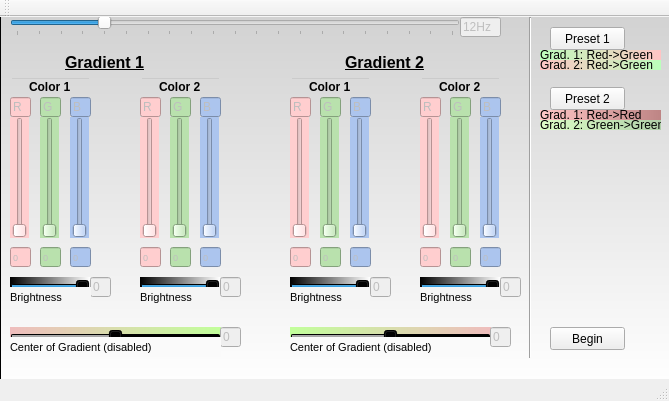
<?xml version="1.0" encoding="UTF-8"?>
<ui version="4.0">
 <class>MainWindow</class>
 <widget class="QMainWindow" name="MainWindow">
  <property name="geometry">
   <rect>
    <x>0</x>
    <y>0</y>
    <width>669</width>
    <height>401</height>
   </rect>
  </property>
  <property name="windowTitle">
   <string>MainWindow</string>
  </property>
  <property name="styleSheet">
   <string notr="true"/>
  </property>
  <widget class="QWidget" name="centralWidget">
   <widget class="QSlider" name="hzSlider">
    <property name="enabled">
     <bool>true</bool>
    </property>
    <property name="geometry">
     <rect>
      <x>10</x>
      <y>0</y>
      <width>450</width>
      <height>19</height>
     </rect>
    </property>
    <property name="styleSheet">
     <string notr="true"/>
    </property>
    <property name="maximum">
     <number>60</number>
    </property>
    <property name="value">
     <number>12</number>
    </property>
    <property name="tracking">
     <bool>false</bool>
    </property>
    <property name="orientation">
     <enum>Qt::Horizontal</enum>
    </property>
    <property name="tickPosition">
     <enum>QSlider::TicksBelow</enum>
    </property>
    <property name="tickInterval">
     <number>3</number>
    </property>
   </widget>
   <widget class="QLineEdit" name="Hztext">
    <property name="enabled">
     <bool>false</bool>
    </property>
    <property name="geometry">
     <rect>
      <x>460</x>
      <y>0</y>
      <width>41</width>
      <height>20</height>
     </rect>
    </property>
    <property name="styleSheet">
     <string notr="true"/>
    </property>
    <property name="text">
     <string>12Hz</string>
    </property>
    <property name="readOnly">
     <bool>true</bool>
    </property>
   </widget>
   <widget class="QSlider" name="G1R1">
    <property name="enabled">
     <bool>true</bool>
    </property>
    <property name="geometry">
     <rect>
      <x>10</x>
      <y>100</y>
      <width>19</width>
      <height>121</height>
     </rect>
    </property>
    <property name="styleSheet">
     <string notr="true">background-color: rgb(255, 206, 207);
border-color: rgb(255, 206, 207);</string>
    </property>
    <property name="maximum">
     <number>255</number>
    </property>
    <property name="value">
     <number>0</number>
    </property>
    <property name="orientation">
     <enum>Qt::Vertical</enum>
    </property>
    <property name="tickPosition">
     <enum>QSlider::NoTicks</enum>
    </property>
   </widget>
   <widget class="QSlider" name="G1G1">
    <property name="enabled">
     <bool>true</bool>
    </property>
    <property name="geometry">
     <rect>
      <x>40</x>
      <y>100</y>
      <width>19</width>
      <height>121</height>
     </rect>
    </property>
    <property name="styleSheet">
     <string notr="true">border-color: rgb(185, 225, 173);
background-color: rgb(185, 225, 173);</string>
    </property>
    <property name="maximum">
     <number>255</number>
    </property>
    <property name="orientation">
     <enum>Qt::Vertical</enum>
    </property>
   </widget>
   <widget class="QSlider" name="G1B1">
    <property name="enabled">
     <bool>true</bool>
    </property>
    <property name="geometry">
     <rect>
      <x>70</x>
      <y>100</y>
      <width>19</width>
      <height>121</height>
     </rect>
    </property>
    <property name="styleSheet">
     <string notr="true">background-color: rgb(172, 197, 238);
border-color: rgb(172, 197, 238);</string>
    </property>
    <property name="maximum">
     <number>255</number>
    </property>
    <property name="orientation">
     <enum>Qt::Vertical</enum>
    </property>
   </widget>
   <widget class="QLineEdit" name="g1c1t">
    <property name="enabled">
     <bool>true</bool>
    </property>
    <property name="geometry">
     <rect>
      <x>10</x>
      <y>60</y>
      <width>81</width>
      <height>20</height>
     </rect>
    </property>
    <property name="font">
     <font>
      <weight>75</weight>
      <bold>true</bold>
     </font>
    </property>
    <property name="styleSheet">
     <string notr="true">background-color: rgba(0,0,0,0);</string>
    </property>
    <property name="text">
     <string>Color 1</string>
    </property>
    <property name="alignment">
     <set>Qt::AlignCenter</set>
    </property>
    <property name="readOnly">
     <bool>true</bool>
    </property>
   </widget>
   <widget class="QLineEdit" name="lineEdit">
    <property name="enabled">
     <bool>false</bool>
    </property>
    <property name="geometry">
     <rect>
      <x>10</x>
      <y>80</y>
      <width>21</width>
      <height>20</height>
     </rect>
    </property>
    <property name="styleSheet">
     <string notr="true">background-color: rgb(255, 206, 207);
border-color: rgb(255, 206, 207);</string>
    </property>
    <property name="text">
     <string>R</string>
    </property>
    <property name="readOnly">
     <bool>true</bool>
    </property>
   </widget>
   <widget class="QLineEdit" name="lineEdit_2">
    <property name="enabled">
     <bool>false</bool>
    </property>
    <property name="geometry">
     <rect>
      <x>40</x>
      <y>80</y>
      <width>21</width>
      <height>20</height>
     </rect>
    </property>
    <property name="styleSheet">
     <string notr="true">border-color: rgb(185, 225, 173);
background-color: rgb(185, 225, 173);</string>
    </property>
    <property name="text">
     <string>G</string>
    </property>
    <property name="readOnly">
     <bool>true</bool>
    </property>
   </widget>
   <widget class="QLineEdit" name="lineEdit_3">
    <property name="enabled">
     <bool>false</bool>
    </property>
    <property name="geometry">
     <rect>
      <x>70</x>
      <y>80</y>
      <width>21</width>
      <height>20</height>
     </rect>
    </property>
    <property name="styleSheet">
     <string notr="true">background-color: rgb(172, 197, 238);
border-color: rgb(172, 197, 238);</string>
    </property>
    <property name="text">
     <string>B</string>
    </property>
    <property name="readOnly">
     <bool>true</bool>
    </property>
   </widget>
   <widget class="QSlider" name="G1B2">
    <property name="enabled">
     <bool>true</bool>
    </property>
    <property name="geometry">
     <rect>
      <x>200</x>
      <y>100</y>
      <width>19</width>
      <height>121</height>
     </rect>
    </property>
    <property name="styleSheet">
     <string notr="true">background-color: rgb(172, 197, 238);
border-color: rgb(172, 197, 238);</string>
    </property>
    <property name="maximum">
     <number>255</number>
    </property>
    <property name="value">
     <number>0</number>
    </property>
    <property name="orientation">
     <enum>Qt::Vertical</enum>
    </property>
   </widget>
   <widget class="QSlider" name="G1G2">
    <property name="enabled">
     <bool>true</bool>
    </property>
    <property name="geometry">
     <rect>
      <x>170</x>
      <y>100</y>
      <width>19</width>
      <height>121</height>
     </rect>
    </property>
    <property name="styleSheet">
     <string notr="true">border-color: rgb(185, 225, 173);
background-color: rgb(185, 225, 173);</string>
    </property>
    <property name="maximum">
     <number>255</number>
    </property>
    <property name="value">
     <number>0</number>
    </property>
    <property name="orientation">
     <enum>Qt::Vertical</enum>
    </property>
   </widget>
   <widget class="QLineEdit" name="g1c2t">
    <property name="enabled">
     <bool>true</bool>
    </property>
    <property name="geometry">
     <rect>
      <x>140</x>
      <y>60</y>
      <width>81</width>
      <height>20</height>
     </rect>
    </property>
    <property name="font">
     <font>
      <weight>75</weight>
      <bold>true</bold>
     </font>
    </property>
    <property name="styleSheet">
     <string notr="true">background-color: rgba(0,0,0,0);</string>
    </property>
    <property name="text">
     <string>Color 2</string>
    </property>
    <property name="alignment">
     <set>Qt::AlignCenter</set>
    </property>
    <property name="readOnly">
     <bool>true</bool>
    </property>
   </widget>
   <widget class="QSlider" name="G1R2">
    <property name="enabled">
     <bool>true</bool>
    </property>
    <property name="geometry">
     <rect>
      <x>140</x>
      <y>100</y>
      <width>19</width>
      <height>121</height>
     </rect>
    </property>
    <property name="styleSheet">
     <string notr="true">background-color: rgb(255, 206, 207);
border-color: rgb(255, 206, 207);</string>
    </property>
    <property name="maximum">
     <number>255</number>
    </property>
    <property name="orientation">
     <enum>Qt::Vertical</enum>
    </property>
   </widget>
   <widget class="QLineEdit" name="lineEdit_4">
    <property name="enabled">
     <bool>false</bool>
    </property>
    <property name="geometry">
     <rect>
      <x>200</x>
      <y>80</y>
      <width>21</width>
      <height>20</height>
     </rect>
    </property>
    <property name="styleSheet">
     <string notr="true">background-color: rgb(172, 197, 238);
border-color: rgb(172, 197, 238);</string>
    </property>
    <property name="text">
     <string>B</string>
    </property>
    <property name="readOnly">
     <bool>true</bool>
    </property>
   </widget>
   <widget class="QLineEdit" name="lineEdit_5">
    <property name="enabled">
     <bool>false</bool>
    </property>
    <property name="geometry">
     <rect>
      <x>170</x>
      <y>80</y>
      <width>21</width>
      <height>20</height>
     </rect>
    </property>
    <property name="styleSheet">
     <string notr="true">border-color: rgb(185, 225, 173);
background-color: rgb(185, 225, 173);</string>
    </property>
    <property name="text">
     <string>G</string>
    </property>
    <property name="readOnly">
     <bool>true</bool>
    </property>
   </widget>
   <widget class="QLineEdit" name="lineEdit_6">
    <property name="enabled">
     <bool>false</bool>
    </property>
    <property name="geometry">
     <rect>
      <x>140</x>
      <y>80</y>
      <width>21</width>
      <height>20</height>
     </rect>
    </property>
    <property name="styleSheet">
     <string notr="true">background-color: rgb(255, 206, 207);
border-color: rgb(255, 206, 207);</string>
    </property>
    <property name="text">
     <string>R</string>
    </property>
    <property name="readOnly">
     <bool>true</bool>
    </property>
   </widget>
   <widget class="QLineEdit" name="G1R1T">
    <property name="enabled">
     <bool>false</bool>
    </property>
    <property name="geometry">
     <rect>
      <x>10</x>
      <y>230</y>
      <width>21</width>
      <height>20</height>
     </rect>
    </property>
    <property name="font">
     <font>
      <pointsize>7</pointsize>
     </font>
    </property>
    <property name="styleSheet">
     <string notr="true">background-color: rgb(255, 206, 207);
border-color: rgb(255, 206, 207);</string>
    </property>
    <property name="text">
     <string>0</string>
    </property>
    <property name="maxLength">
     <number>3</number>
    </property>
   </widget>
   <widget class="QLineEdit" name="G1G1T">
    <property name="enabled">
     <bool>false</bool>
    </property>
    <property name="geometry">
     <rect>
      <x>40</x>
      <y>230</y>
      <width>21</width>
      <height>20</height>
     </rect>
    </property>
    <property name="font">
     <font>
      <pointsize>7</pointsize>
     </font>
    </property>
    <property name="styleSheet">
     <string notr="true">border-color: rgb(185, 225, 173);
background-color: rgb(185, 225, 173);</string>
    </property>
    <property name="text">
     <string>0</string>
    </property>
    <property name="maxLength">
     <number>3</number>
    </property>
   </widget>
   <widget class="QLineEdit" name="G1B1T">
    <property name="enabled">
     <bool>false</bool>
    </property>
    <property name="geometry">
     <rect>
      <x>70</x>
      <y>230</y>
      <width>21</width>
      <height>20</height>
     </rect>
    </property>
    <property name="font">
     <font>
      <pointsize>7</pointsize>
     </font>
    </property>
    <property name="styleSheet">
     <string notr="true">background-color: rgb(172, 197, 238);
border-color: rgb(172, 197, 238);</string>
    </property>
    <property name="text">
     <string>0</string>
    </property>
    <property name="maxLength">
     <number>3</number>
    </property>
   </widget>
   <widget class="QLineEdit" name="G1G2T">
    <property name="enabled">
     <bool>false</bool>
    </property>
    <property name="geometry">
     <rect>
      <x>170</x>
      <y>230</y>
      <width>21</width>
      <height>20</height>
     </rect>
    </property>
    <property name="font">
     <font>
      <pointsize>7</pointsize>
     </font>
    </property>
    <property name="styleSheet">
     <string notr="true">border-color: rgb(185, 225, 173);
background-color: rgb(185, 225, 173);</string>
    </property>
    <property name="text">
     <string>0</string>
    </property>
    <property name="maxLength">
     <number>3</number>
    </property>
   </widget>
   <widget class="QLineEdit" name="G1B2T">
    <property name="enabled">
     <bool>false</bool>
    </property>
    <property name="geometry">
     <rect>
      <x>200</x>
      <y>230</y>
      <width>21</width>
      <height>20</height>
     </rect>
    </property>
    <property name="font">
     <font>
      <pointsize>7</pointsize>
     </font>
    </property>
    <property name="styleSheet">
     <string notr="true">background-color: rgb(172, 197, 238);
border-color: rgb(172, 197, 238);</string>
    </property>
    <property name="text">
     <string>0</string>
    </property>
    <property name="maxLength">
     <number>3</number>
    </property>
   </widget>
   <widget class="QLineEdit" name="G1R2T">
    <property name="enabled">
     <bool>false</bool>
    </property>
    <property name="geometry">
     <rect>
      <x>140</x>
      <y>230</y>
      <width>21</width>
      <height>20</height>
     </rect>
    </property>
    <property name="font">
     <font>
      <pointsize>7</pointsize>
     </font>
    </property>
    <property name="styleSheet">
     <string notr="true">background-color: rgb(255, 206, 207);
border-color: rgb(255, 206, 207);</string>
    </property>
    <property name="text">
     <string>0</string>
    </property>
    <property name="maxLength">
     <number>3</number>
    </property>
   </widget>
   <widget class="QPushButton" name="beginButton">
    <property name="geometry">
     <rect>
      <x>550</x>
      <y>310</y>
      <width>75</width>
      <height>23</height>
     </rect>
    </property>
    <property name="text">
     <string>Begin</string>
    </property>
   </widget>
   <widget class="QSlider" name="g2Center">
    <property name="enabled">
     <bool>false</bool>
    </property>
    <property name="geometry">
     <rect>
      <x>290</x>
      <y>310</y>
      <width>201</width>
      <height>19</height>
     </rect>
    </property>
    <property name="styleSheet">
     <string notr="true">background-color: qlineargradient(spread:pad, x1:0, y1:0, x2:1, y2:0, stop:0 rgba(194, 255, 155, 255), stop:1 rgba(239, 189, 189, 255));</string>
    </property>
    <property name="minimum">
     <number>-100</number>
    </property>
    <property name="maximum">
     <number>100</number>
    </property>
    <property name="orientation">
     <enum>Qt::Horizontal</enum>
    </property>
   </widget>
   <widget class="QLabel" name="label">
    <property name="geometry">
     <rect>
      <x>290</x>
      <y>320</y>
      <width>210</width>
      <height>20</height>
     </rect>
    </property>
    <property name="font">
     <font>
      <pointsize>8</pointsize>
     </font>
    </property>
    <property name="styleSheet">
     <string notr="true">background-color: rgb(250, 250, 250);</string>
    </property>
    <property name="text">
     <string>Center of Gradient (disabled)</string>
    </property>
   </widget>
   <widget class="QLabel" name="label_2">
    <property name="geometry">
     <rect>
      <x>10</x>
      <y>320</y>
      <width>211</width>
      <height>20</height>
     </rect>
    </property>
    <property name="font">
     <font>
      <pointsize>8</pointsize>
     </font>
    </property>
    <property name="styleSheet">
     <string notr="true">background-color: rgb(250, 250, 250);</string>
    </property>
    <property name="text">
     <string>Center of Gradient (disabled)</string>
    </property>
   </widget>
   <widget class="QSlider" name="g1Center">
    <property name="enabled">
     <bool>false</bool>
    </property>
    <property name="geometry">
     <rect>
      <x>10</x>
      <y>310</y>
      <width>211</width>
      <height>19</height>
     </rect>
    </property>
    <property name="styleSheet">
     <string notr="true">background-color: qlineargradient(spread:pad, x1:0, y1:0, x2:1, y2:0, stop:0 rgba(239, 189, 189, 255), stop:1 rgba(194, 255, 155, 255));</string>
    </property>
    <property name="minimum">
     <number>-100</number>
    </property>
    <property name="maximum">
     <number>100</number>
    </property>
    <property name="orientation">
     <enum>Qt::Horizontal</enum>
    </property>
   </widget>
   <widget class="QLineEdit" name="g1Off">
    <property name="enabled">
     <bool>false</bool>
    </property>
    <property name="geometry">
     <rect>
      <x>220</x>
      <y>310</y>
      <width>21</width>
      <height>20</height>
     </rect>
    </property>
    <property name="text">
     <string>0</string>
    </property>
   </widget>
   <widget class="QLineEdit" name="g2Off">
    <property name="enabled">
     <bool>false</bool>
    </property>
    <property name="geometry">
     <rect>
      <x>490</x>
      <y>310</y>
      <width>21</width>
      <height>20</height>
     </rect>
    </property>
    <property name="text">
     <string>0</string>
    </property>
   </widget>
   <widget class="QLineEdit" name="lineEdit_7">
    <property name="geometry">
     <rect>
      <x>40</x>
      <y>30</y>
      <width>131</width>
      <height>30</height>
     </rect>
    </property>
    <property name="font">
     <font>
      <pointsize>12</pointsize>
      <weight>75</weight>
      <bold>true</bold>
      <underline>true</underline>
     </font>
    </property>
    <property name="styleSheet">
     <string notr="true">background-color: rgba(0,0,0,0);
</string>
    </property>
    <property name="text">
     <string>Gradient 1</string>
    </property>
    <property name="frame">
     <bool>false</bool>
    </property>
    <property name="alignment">
     <set>Qt::AlignCenter</set>
    </property>
   </widget>
   <widget class="QLineEdit" name="lineEdit_8">
    <property name="enabled">
     <bool>false</bool>
    </property>
    <property name="geometry">
     <rect>
      <x>290</x>
      <y>80</y>
      <width>21</width>
      <height>20</height>
     </rect>
    </property>
    <property name="styleSheet">
     <string notr="true">background-color: rgb(255, 206, 207);
border-color: rgb(255, 206, 207);</string>
    </property>
    <property name="text">
     <string>R</string>
    </property>
    <property name="readOnly">
     <bool>true</bool>
    </property>
   </widget>
   <widget class="QLineEdit" name="lineEdit_9">
    <property name="geometry">
     <rect>
      <x>320</x>
      <y>30</y>
      <width>131</width>
      <height>30</height>
     </rect>
    </property>
    <property name="font">
     <font>
      <pointsize>12</pointsize>
      <weight>75</weight>
      <bold>true</bold>
      <underline>true</underline>
     </font>
    </property>
    <property name="styleSheet">
     <string notr="true">background-color: rgba(0,0,0,0);</string>
    </property>
    <property name="text">
     <string>Gradient 2</string>
    </property>
    <property name="frame">
     <bool>false</bool>
    </property>
    <property name="alignment">
     <set>Qt::AlignCenter</set>
    </property>
   </widget>
   <widget class="QLineEdit" name="g2c2t">
    <property name="enabled">
     <bool>true</bool>
    </property>
    <property name="geometry">
     <rect>
      <x>420</x>
      <y>60</y>
      <width>81</width>
      <height>20</height>
     </rect>
    </property>
    <property name="font">
     <font>
      <weight>75</weight>
      <bold>true</bold>
     </font>
    </property>
    <property name="styleSheet">
     <string notr="true">background-color: rgba(0,0,0,0);</string>
    </property>
    <property name="text">
     <string>Color 2</string>
    </property>
    <property name="alignment">
     <set>Qt::AlignCenter</set>
    </property>
    <property name="readOnly">
     <bool>true</bool>
    </property>
   </widget>
   <widget class="QSlider" name="G2R2">
    <property name="enabled">
     <bool>true</bool>
    </property>
    <property name="geometry">
     <rect>
      <x>420</x>
      <y>100</y>
      <width>19</width>
      <height>121</height>
     </rect>
    </property>
    <property name="styleSheet">
     <string notr="true">background-color: rgb(255, 206, 207);
border-color: rgb(255, 206, 207);</string>
    </property>
    <property name="maximum">
     <number>255</number>
    </property>
    <property name="orientation">
     <enum>Qt::Vertical</enum>
    </property>
   </widget>
   <widget class="QLineEdit" name="lineEdit_10">
    <property name="enabled">
     <bool>false</bool>
    </property>
    <property name="geometry">
     <rect>
      <x>320</x>
      <y>80</y>
      <width>21</width>
      <height>20</height>
     </rect>
    </property>
    <property name="styleSheet">
     <string notr="true">border-color: rgb(185, 225, 173);
background-color: rgb(185, 225, 173);</string>
    </property>
    <property name="text">
     <string>G</string>
    </property>
    <property name="readOnly">
     <bool>true</bool>
    </property>
   </widget>
   <widget class="QLineEdit" name="lineEdit_11">
    <property name="enabled">
     <bool>false</bool>
    </property>
    <property name="geometry">
     <rect>
      <x>350</x>
      <y>80</y>
      <width>21</width>
      <height>20</height>
     </rect>
    </property>
    <property name="styleSheet">
     <string notr="true">background-color: rgb(172, 197, 238);
border-color: rgb(172, 197, 238);</string>
    </property>
    <property name="text">
     <string>B</string>
    </property>
    <property name="readOnly">
     <bool>true</bool>
    </property>
   </widget>
   <widget class="QLineEdit" name="G2B1T">
    <property name="enabled">
     <bool>false</bool>
    </property>
    <property name="geometry">
     <rect>
      <x>350</x>
      <y>230</y>
      <width>21</width>
      <height>20</height>
     </rect>
    </property>
    <property name="font">
     <font>
      <pointsize>7</pointsize>
     </font>
    </property>
    <property name="styleSheet">
     <string notr="true">background-color: rgb(172, 197, 238);
border-color: rgb(172, 197, 238);</string>
    </property>
    <property name="text">
     <string>0</string>
    </property>
    <property name="maxLength">
     <number>3</number>
    </property>
   </widget>
   <widget class="QSlider" name="G2B2">
    <property name="enabled">
     <bool>true</bool>
    </property>
    <property name="geometry">
     <rect>
      <x>480</x>
      <y>100</y>
      <width>19</width>
      <height>121</height>
     </rect>
    </property>
    <property name="styleSheet">
     <string notr="true">background-color: rgb(172, 197, 238);
border-color: rgb(172, 197, 238);</string>
    </property>
    <property name="maximum">
     <number>255</number>
    </property>
    <property name="value">
     <number>0</number>
    </property>
    <property name="orientation">
     <enum>Qt::Vertical</enum>
    </property>
   </widget>
   <widget class="QLineEdit" name="G2G2T">
    <property name="enabled">
     <bool>false</bool>
    </property>
    <property name="geometry">
     <rect>
      <x>450</x>
      <y>230</y>
      <width>21</width>
      <height>20</height>
     </rect>
    </property>
    <property name="font">
     <font>
      <pointsize>7</pointsize>
     </font>
    </property>
    <property name="styleSheet">
     <string notr="true">border-color: rgb(185, 225, 173);
background-color: rgb(185, 225, 173);</string>
    </property>
    <property name="text">
     <string>0</string>
    </property>
    <property name="maxLength">
     <number>3</number>
    </property>
   </widget>
   <widget class="QLineEdit" name="lineEdit_12">
    <property name="enabled">
     <bool>false</bool>
    </property>
    <property name="geometry">
     <rect>
      <x>450</x>
      <y>80</y>
      <width>21</width>
      <height>20</height>
     </rect>
    </property>
    <property name="styleSheet">
     <string notr="true">border-color: rgb(185, 225, 173);
background-color: rgb(185, 225, 173);</string>
    </property>
    <property name="text">
     <string>G</string>
    </property>
    <property name="readOnly">
     <bool>true</bool>
    </property>
   </widget>
   <widget class="QSlider" name="G2R1">
    <property name="enabled">
     <bool>true</bool>
    </property>
    <property name="geometry">
     <rect>
      <x>290</x>
      <y>100</y>
      <width>19</width>
      <height>121</height>
     </rect>
    </property>
    <property name="styleSheet">
     <string notr="true">background-color: rgb(255, 206, 207);
border-color: rgb(255, 206, 207);</string>
    </property>
    <property name="maximum">
     <number>255</number>
    </property>
    <property name="value">
     <number>0</number>
    </property>
    <property name="orientation">
     <enum>Qt::Vertical</enum>
    </property>
    <property name="tickPosition">
     <enum>QSlider::NoTicks</enum>
    </property>
   </widget>
   <widget class="QLineEdit" name="G2B2T">
    <property name="enabled">
     <bool>false</bool>
    </property>
    <property name="geometry">
     <rect>
      <x>480</x>
      <y>230</y>
      <width>21</width>
      <height>20</height>
     </rect>
    </property>
    <property name="font">
     <font>
      <pointsize>7</pointsize>
     </font>
    </property>
    <property name="styleSheet">
     <string notr="true">background-color: rgb(172, 197, 238);
border-color: rgb(172, 197, 238);</string>
    </property>
    <property name="text">
     <string>0</string>
    </property>
    <property name="maxLength">
     <number>3</number>
    </property>
   </widget>
   <widget class="QLineEdit" name="lineEdit_13">
    <property name="enabled">
     <bool>false</bool>
    </property>
    <property name="geometry">
     <rect>
      <x>420</x>
      <y>80</y>
      <width>21</width>
      <height>20</height>
     </rect>
    </property>
    <property name="styleSheet">
     <string notr="true">background-color: rgb(255, 206, 207);
border-color: rgb(255, 206, 207);</string>
    </property>
    <property name="text">
     <string>R</string>
    </property>
    <property name="readOnly">
     <bool>true</bool>
    </property>
   </widget>
   <widget class="QLineEdit" name="G2R1T">
    <property name="enabled">
     <bool>false</bool>
    </property>
    <property name="geometry">
     <rect>
      <x>290</x>
      <y>230</y>
      <width>21</width>
      <height>20</height>
     </rect>
    </property>
    <property name="font">
     <font>
      <pointsize>7</pointsize>
     </font>
    </property>
    <property name="styleSheet">
     <string notr="true">background-color: rgb(255, 206, 207);
border-color: rgb(255, 206, 207);</string>
    </property>
    <property name="text">
     <string>0</string>
    </property>
    <property name="maxLength">
     <number>3</number>
    </property>
   </widget>
   <widget class="QLineEdit" name="lineEdit_14">
    <property name="enabled">
     <bool>false</bool>
    </property>
    <property name="geometry">
     <rect>
      <x>480</x>
      <y>80</y>
      <width>21</width>
      <height>20</height>
     </rect>
    </property>
    <property name="styleSheet">
     <string notr="true">background-color: rgb(172, 197, 238);
border-color: rgb(172, 197, 238);</string>
    </property>
    <property name="text">
     <string>B</string>
    </property>
    <property name="readOnly">
     <bool>true</bool>
    </property>
   </widget>
   <widget class="QSlider" name="G2B1">
    <property name="enabled">
     <bool>true</bool>
    </property>
    <property name="geometry">
     <rect>
      <x>350</x>
      <y>100</y>
      <width>19</width>
      <height>121</height>
     </rect>
    </property>
    <property name="styleSheet">
     <string notr="true">background-color: rgb(172, 197, 238);
border-color: rgb(172, 197, 238);</string>
    </property>
    <property name="maximum">
     <number>255</number>
    </property>
    <property name="orientation">
     <enum>Qt::Vertical</enum>
    </property>
   </widget>
   <widget class="QLineEdit" name="G2R2T">
    <property name="enabled">
     <bool>false</bool>
    </property>
    <property name="geometry">
     <rect>
      <x>420</x>
      <y>230</y>
      <width>21</width>
      <height>20</height>
     </rect>
    </property>
    <property name="font">
     <font>
      <pointsize>7</pointsize>
     </font>
    </property>
    <property name="styleSheet">
     <string notr="true">background-color: rgb(255, 206, 207);
border-color: rgb(255, 206, 207);</string>
    </property>
    <property name="text">
     <string>0</string>
    </property>
    <property name="maxLength">
     <number>3</number>
    </property>
   </widget>
   <widget class="QLineEdit" name="g2c1t">
    <property name="enabled">
     <bool>true</bool>
    </property>
    <property name="geometry">
     <rect>
      <x>290</x>
      <y>60</y>
      <width>81</width>
      <height>20</height>
     </rect>
    </property>
    <property name="font">
     <font>
      <weight>75</weight>
      <bold>true</bold>
     </font>
    </property>
    <property name="styleSheet">
     <string notr="true">background-color: rgba(0,0,0,0);</string>
    </property>
    <property name="text">
     <string>Color 1</string>
    </property>
    <property name="alignment">
     <set>Qt::AlignCenter</set>
    </property>
    <property name="readOnly">
     <bool>true</bool>
    </property>
   </widget>
   <widget class="QLineEdit" name="G2G1T">
    <property name="enabled">
     <bool>false</bool>
    </property>
    <property name="geometry">
     <rect>
      <x>320</x>
      <y>230</y>
      <width>21</width>
      <height>20</height>
     </rect>
    </property>
    <property name="font">
     <font>
      <pointsize>7</pointsize>
     </font>
    </property>
    <property name="styleSheet">
     <string notr="true">border-color: rgb(185, 225, 173);
background-color: rgb(185, 225, 173);</string>
    </property>
    <property name="text">
     <string>0</string>
    </property>
    <property name="maxLength">
     <number>3</number>
    </property>
   </widget>
   <widget class="QSlider" name="G2G1">
    <property name="enabled">
     <bool>true</bool>
    </property>
    <property name="geometry">
     <rect>
      <x>320</x>
      <y>100</y>
      <width>19</width>
      <height>121</height>
     </rect>
    </property>
    <property name="styleSheet">
     <string notr="true">border-color: rgb(185, 225, 173);
background-color: rgb(185, 225, 173);</string>
    </property>
    <property name="maximum">
     <number>255</number>
    </property>
    <property name="orientation">
     <enum>Qt::Vertical</enum>
    </property>
   </widget>
   <widget class="QSlider" name="G2G2">
    <property name="enabled">
     <bool>true</bool>
    </property>
    <property name="geometry">
     <rect>
      <x>450</x>
      <y>100</y>
      <width>19</width>
      <height>121</height>
     </rect>
    </property>
    <property name="styleSheet">
     <string notr="true">border-color: rgb(185, 225, 173);
background-color: rgb(185, 225, 173);</string>
    </property>
    <property name="maximum">
     <number>255</number>
    </property>
    <property name="value">
     <number>0</number>
    </property>
    <property name="orientation">
     <enum>Qt::Vertical</enum>
    </property>
   </widget>
   <widget class="QLabel" name="label_3">
    <property name="geometry">
     <rect>
      <x>10</x>
      <y>270</y>
      <width>81</width>
      <height>20</height>
     </rect>
    </property>
    <property name="font">
     <font>
      <pointsize>8</pointsize>
     </font>
    </property>
    <property name="styleSheet">
     <string notr="true">background-color: rgb(245, 245, 245);</string>
    </property>
    <property name="text">
     <string>Brightness</string>
    </property>
   </widget>
   <widget class="QLineEdit" name="G1Br1T">
    <property name="enabled">
     <bool>false</bool>
    </property>
    <property name="geometry">
     <rect>
      <x>90</x>
      <y>260</y>
      <width>21</width>
      <height>20</height>
     </rect>
    </property>
    <property name="text">
     <string>0</string>
    </property>
   </widget>
   <widget class="QSlider" name="C1Br">
    <property name="geometry">
     <rect>
      <x>10</x>
      <y>260</y>
      <width>80</width>
      <height>19</height>
     </rect>
    </property>
    <property name="styleSheet">
     <string notr="true">background-color: qlineargradient(spread:pad, x1:0, y1:0, x2:1, y2:0, stop:0 rgba(0, 0, 0, 255), stop:1 rgba(255, 255, 255, 255));</string>
    </property>
    <property name="minimum">
     <number>1</number>
    </property>
    <property name="maximum">
     <number>100</number>
    </property>
    <property name="value">
     <number>100</number>
    </property>
    <property name="orientation">
     <enum>Qt::Horizontal</enum>
    </property>
   </widget>
   <widget class="QLabel" name="label_5">
    <property name="geometry">
     <rect>
      <x>140</x>
      <y>270</y>
      <width>80</width>
      <height>20</height>
     </rect>
    </property>
    <property name="font">
     <font>
      <pointsize>8</pointsize>
     </font>
    </property>
    <property name="styleSheet">
     <string notr="true">background-color: rgb(245, 245, 245);</string>
    </property>
    <property name="text">
     <string>Brightness</string>
    </property>
   </widget>
   <widget class="QSlider" name="C2Br">
    <property name="geometry">
     <rect>
      <x>140</x>
      <y>260</y>
      <width>80</width>
      <height>19</height>
     </rect>
    </property>
    <property name="styleSheet">
     <string notr="true">background-color: qlineargradient(spread:pad, x1:0, y1:0, x2:1, y2:0, stop:0 rgba(0, 0, 0, 255), stop:1 rgba(255, 255, 255, 255));</string>
    </property>
    <property name="minimum">
     <number>1</number>
    </property>
    <property name="maximum">
     <number>100</number>
    </property>
    <property name="value">
     <number>100</number>
    </property>
    <property name="orientation">
     <enum>Qt::Horizontal</enum>
    </property>
   </widget>
   <widget class="QLineEdit" name="G1Br2T">
    <property name="enabled">
     <bool>false</bool>
    </property>
    <property name="geometry">
     <rect>
      <x>220</x>
      <y>260</y>
      <width>21</width>
      <height>20</height>
     </rect>
    </property>
    <property name="text">
     <string>0</string>
    </property>
   </widget>
   <widget class="QLabel" name="label_4">
    <property name="geometry">
     <rect>
      <x>290</x>
      <y>270</y>
      <width>80</width>
      <height>20</height>
     </rect>
    </property>
    <property name="font">
     <font>
      <pointsize>8</pointsize>
     </font>
    </property>
    <property name="styleSheet">
     <string notr="true">background-color: rgb(245, 245, 245);</string>
    </property>
    <property name="text">
     <string>Brightness</string>
    </property>
   </widget>
   <widget class="QLineEdit" name="G2Br2T">
    <property name="enabled">
     <bool>false</bool>
    </property>
    <property name="geometry">
     <rect>
      <x>500</x>
      <y>260</y>
      <width>21</width>
      <height>20</height>
     </rect>
    </property>
    <property name="text">
     <string>0</string>
    </property>
   </widget>
   <widget class="QLabel" name="label_6">
    <property name="geometry">
     <rect>
      <x>420</x>
      <y>270</y>
      <width>80</width>
      <height>20</height>
     </rect>
    </property>
    <property name="font">
     <font>
      <pointsize>8</pointsize>
     </font>
    </property>
    <property name="styleSheet">
     <string notr="true">background-color: rgb(245, 245, 245);</string>
    </property>
    <property name="text">
     <string>Brightness</string>
    </property>
   </widget>
   <widget class="QSlider" name="C3Br">
    <property name="geometry">
     <rect>
      <x>290</x>
      <y>260</y>
      <width>80</width>
      <height>19</height>
     </rect>
    </property>
    <property name="styleSheet">
     <string notr="true">background-color: qlineargradient(spread:pad, x1:0, y1:0, x2:1, y2:0, stop:0 rgba(0, 0, 0, 255), stop:1 rgba(255, 255, 255, 255));</string>
    </property>
    <property name="minimum">
     <number>1</number>
    </property>
    <property name="maximum">
     <number>100</number>
    </property>
    <property name="value">
     <number>100</number>
    </property>
    <property name="orientation">
     <enum>Qt::Horizontal</enum>
    </property>
   </widget>
   <widget class="QLineEdit" name="G2Br1T">
    <property name="enabled">
     <bool>false</bool>
    </property>
    <property name="geometry">
     <rect>
      <x>370</x>
      <y>260</y>
      <width>21</width>
      <height>20</height>
     </rect>
    </property>
    <property name="text">
     <string>0</string>
    </property>
   </widget>
   <widget class="QSlider" name="C4Br">
    <property name="geometry">
     <rect>
      <x>420</x>
      <y>260</y>
      <width>80</width>
      <height>19</height>
     </rect>
    </property>
    <property name="styleSheet">
     <string notr="true">background-color: qlineargradient(spread:pad, x1:0, y1:0, x2:1, y2:0, stop:0 rgba(0, 0, 0, 255), stop:1 rgba(255, 255, 255, 255));</string>
    </property>
    <property name="minimum">
     <number>1</number>
    </property>
    <property name="maximum">
     <number>100</number>
    </property>
    <property name="value">
     <number>100</number>
    </property>
    <property name="orientation">
     <enum>Qt::Horizontal</enum>
    </property>
   </widget>
   <widget class="QPushButton" name="Preset1">
    <property name="geometry">
     <rect>
      <x>550</x>
      <y>10</y>
      <width>75</width>
      <height>23</height>
     </rect>
    </property>
    <property name="text">
     <string>Preset 1</string>
    </property>
   </widget>
   <widget class="QLabel" name="label_7">
    <property name="geometry">
     <rect>
      <x>540</x>
      <y>33</y>
      <width>121</width>
      <height>10</height>
     </rect>
    </property>
    <property name="styleSheet">
     <string notr="true">background-color: qlineargradient(spread:pad, x1:0, y1:0, x2:1, y2:0, stop:0 rgba(187, 255, 187, 255), stop:1 rgba(255, 196, 196, 255));</string>
    </property>
    <property name="text">
     <string>Grad. 1: Red-&gt;Green</string>
    </property>
   </widget>
   <widget class="QLabel" name="label_8">
    <property name="geometry">
     <rect>
      <x>540</x>
      <y>43</y>
      <width>121</width>
      <height>10</height>
     </rect>
    </property>
    <property name="styleSheet">
     <string notr="true">background-color: qlineargradient(spread:pad, x1:0, y1:0, x2:1, y2:0, stop:0 rgba(255, 196, 196, 255), stop:1 rgba(187, 255, 187, 255));</string>
    </property>
    <property name="text">
     <string>Grad. 2: Red-&gt;Green</string>
    </property>
   </widget>
   <widget class="QPushButton" name="Preset2">
    <property name="geometry">
     <rect>
      <x>550</x>
      <y>70</y>
      <width>75</width>
      <height>23</height>
     </rect>
    </property>
    <property name="text">
     <string>Preset 2</string>
    </property>
   </widget>
   <widget class="QLabel" name="label_9">
    <property name="geometry">
     <rect>
      <x>540</x>
      <y>93</y>
      <width>121</width>
      <height>10</height>
     </rect>
    </property>
    <property name="styleSheet">
     <string notr="true">background-color: qlineargradient(spread:pad, x1:0, y1:0, x2:1, y2:0, stop:0 rgba(255, 198, 198, 255), stop:1 rgba(190, 133, 133, 255))</string>
    </property>
    <property name="text">
     <string>Grad. 1: Red-&gt;Red</string>
    </property>
   </widget>
   <widget class="QLabel" name="label_10">
    <property name="geometry">
     <rect>
      <x>540</x>
      <y>103</y>
      <width>121</width>
      <height>10</height>
     </rect>
    </property>
    <property name="styleSheet">
     <string notr="true">background-color: qlineargradient(spread:pad, x1:0, y1:0, x2:0.994, y2:0, stop:0 rgba(221, 255, 198, 255), stop:1 rgba(176, 207, 169, 255));</string>
    </property>
    <property name="text">
     <string>Grad. 2: Green-&gt;Green</string>
    </property>
   </widget>
   <widget class="Line" name="line">
    <property name="geometry">
     <rect>
      <x>520</x>
      <y>0</y>
      <width>20</width>
      <height>341</height>
     </rect>
    </property>
    <property name="orientation">
     <enum>Qt::Vertical</enum>
    </property>
   </widget>
   <widget class="QFrame" name="frame">
    <property name="geometry">
     <rect>
      <x>0</x>
      <y>-10</y>
      <width>671</width>
      <height>381</height>
     </rect>
    </property>
    <property name="styleSheet">
     <string notr="true">background-color: qlineargradient(spread:pad, x1:0, y1:0, x2:0, y2:1, stop:0 rgba(209, 209, 209, 255), stop:1 rgba(255, 255, 255, 255));</string>
    </property>
    <property name="frameShape">
     <enum>QFrame::StyledPanel</enum>
    </property>
    <property name="frameShadow">
     <enum>QFrame::Raised</enum>
    </property>
   </widget>
   <zorder>frame</zorder>
   <zorder>hzSlider</zorder>
   <zorder>Hztext</zorder>
   <zorder>G1R1</zorder>
   <zorder>G1G1</zorder>
   <zorder>G1B1</zorder>
   <zorder>g1c1t</zorder>
   <zorder>lineEdit</zorder>
   <zorder>lineEdit_2</zorder>
   <zorder>lineEdit_3</zorder>
   <zorder>G1B2</zorder>
   <zorder>G1G2</zorder>
   <zorder>g1c2t</zorder>
   <zorder>G1R2</zorder>
   <zorder>lineEdit_4</zorder>
   <zorder>lineEdit_5</zorder>
   <zorder>lineEdit_6</zorder>
   <zorder>G1R1T</zorder>
   <zorder>G1G1T</zorder>
   <zorder>G1B1T</zorder>
   <zorder>G1G2T</zorder>
   <zorder>G1B2T</zorder>
   <zorder>G1R2T</zorder>
   <zorder>beginButton</zorder>
   <zorder>g2Center</zorder>
   <zorder>label</zorder>
   <zorder>g1Center</zorder>
   <zorder>g1Off</zorder>
   <zorder>g2Off</zorder>
   <zorder>lineEdit_7</zorder>
   <zorder>lineEdit_8</zorder>
   <zorder>lineEdit_9</zorder>
   <zorder>g2c2t</zorder>
   <zorder>G2R2</zorder>
   <zorder>lineEdit_10</zorder>
   <zorder>lineEdit_11</zorder>
   <zorder>G2B1T</zorder>
   <zorder>G2B2</zorder>
   <zorder>G2G2T</zorder>
   <zorder>lineEdit_12</zorder>
   <zorder>G2R1</zorder>
   <zorder>G2B2T</zorder>
   <zorder>lineEdit_13</zorder>
   <zorder>G2R1T</zorder>
   <zorder>lineEdit_14</zorder>
   <zorder>G2B1</zorder>
   <zorder>G2R2T</zorder>
   <zorder>g2c1t</zorder>
   <zorder>G2G1T</zorder>
   <zorder>G2G1</zorder>
   <zorder>G2G2</zorder>
   <zorder>G1Br1T</zorder>
   <zorder>C1Br</zorder>
   <zorder>C2Br</zorder>
   <zorder>G1Br2T</zorder>
   <zorder>G2Br2T</zorder>
   <zorder>C3Br</zorder>
   <zorder>G2Br1T</zorder>
   <zorder>C4Br</zorder>
   <zorder>Preset1</zorder>
   <zorder>label_7</zorder>
   <zorder>label_8</zorder>
   <zorder>Preset2</zorder>
   <zorder>label_9</zorder>
   <zorder>label_10</zorder>
   <zorder>line</zorder>
   <zorder>label_3</zorder>
   <zorder>label_6</zorder>
   <zorder>label_5</zorder>
   <zorder>label_4</zorder>
   <zorder>label_2</zorder>
  </widget>
  <widget class="QToolBar" name="mainToolBar">
   <attribute name="toolBarArea">
    <enum>TopToolBarArea</enum>
   </attribute>
   <attribute name="toolBarBreak">
    <bool>false</bool>
   </attribute>
  </widget>
  <widget class="QStatusBar" name="statusBar"/>
 </widget>
 <layoutdefault spacing="6" margin="11"/>
 <resources/>
 <connections/>
</ui>
